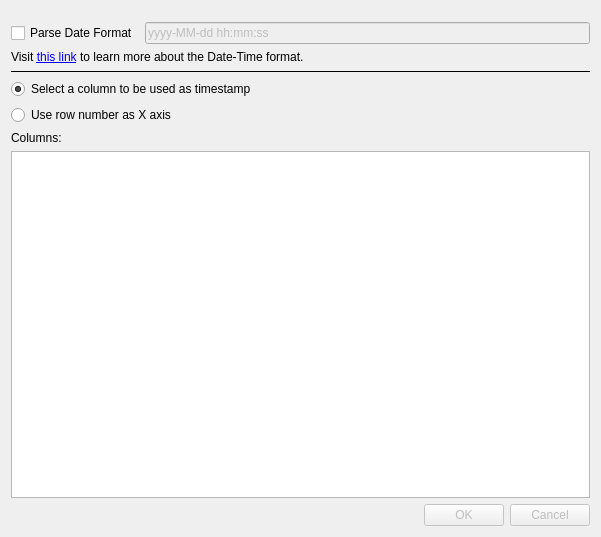
<?xml version="1.0" encoding="UTF-8"?>
<ui version="4.0">
 <class>DialogParquet</class>
 <widget class="QDialog" name="DialogParquet">
  <property name="geometry">
   <rect>
    <x>0</x>
    <y>0</y>
    <width>601</width>
    <height>537</height>
   </rect>
  </property>
  <property name="minimumSize">
   <size>
    <width>600</width>
    <height>0</height>
   </size>
  </property>
  <property name="windowTitle">
   <string>Parquet Loader</string>
  </property>
  <layout class="QVBoxLayout" name="verticalLayout">
   <item>
    <layout class="QVBoxLayout" name="verticalLayout_2">
     <item>
      <layout class="QHBoxLayout" name="horizontalLayout_2">
       <property name="topMargin">
        <number>11</number>
       </property>
       <item>
        <widget class="QCheckBox" name="checkBoxDateFormat">
         <property name="text">
          <string>Parse Date Format</string>
         </property>
        </widget>
       </item>
       <item>
        <widget class="QLineEdit" name="lineEditDateFormat">
         <property name="enabled">
          <bool>false</bool>
         </property>
         <property name="text">
          <string>yyyy-MM-dd hh:mm:ss</string>
         </property>
         <property name="placeholderText">
          <string>yyyy-MM-dd hh:mm:ss</string>
         </property>
        </widget>
       </item>
      </layout>
     </item>
     <item>
      <widget class="QLabel" name="label_4">
       <property name="text">
        <string>&lt;html&gt;&lt;head/&gt;&lt;body&gt;&lt;p&gt;Visit &lt;a href=&quot;https://doc.qt.io/qt-5/qtime.html#toString&quot;&gt;&lt;span style=&quot; text-decoration: underline; color:#0000ff;&quot;&gt;this link&lt;/span&gt;&lt;/a&gt; to learn more about the Date-Time format.&lt;/p&gt;&lt;/body&gt;&lt;/html&gt;</string>
       </property>
      </widget>
     </item>
     <item>
      <widget class="Line" name="line">
       <property name="frameShadow">
        <enum>QFrame::Plain</enum>
       </property>
       <property name="orientation">
        <enum>Qt::Horizontal</enum>
       </property>
      </widget>
     </item>
     <item>
      <widget class="QRadioButton" name="radioButtonSelect">
       <property name="text">
        <string>Select a column to be used as timestamp</string>
       </property>
       <property name="checked">
        <bool>true</bool>
       </property>
      </widget>
     </item>
     <item>
      <widget class="QRadioButton" name="radioButtonIndex">
       <property name="text">
        <string>Use row number as X axis</string>
       </property>
      </widget>
     </item>
     <item>
      <widget class="QLabel" name="label_3">
       <property name="text">
        <string>Columns:</string>
       </property>
      </widget>
     </item>
     <item>
      <widget class="QListWidget" name="listWidgetSeries"/>
     </item>
    </layout>
   </item>
   <item>
    <widget class="QDialogButtonBox" name="buttonBox">
     <property name="enabled">
      <bool>false</bool>
     </property>
     <property name="orientation">
      <enum>Qt::Horizontal</enum>
     </property>
     <property name="standardButtons">
      <set>QDialogButtonBox::Cancel|QDialogButtonBox::Ok</set>
     </property>
    </widget>
   </item>
  </layout>
 </widget>
 <resources/>
 <connections>
  <connection>
   <sender>buttonBox</sender>
   <signal>accepted()</signal>
   <receiver>DialogParquet</receiver>
   <slot>accept()</slot>
   <hints>
    <hint type="sourcelabel">
     <x>248</x>
     <y>254</y>
    </hint>
    <hint type="destinationlabel">
     <x>157</x>
     <y>274</y>
    </hint>
   </hints>
  </connection>
  <connection>
   <sender>buttonBox</sender>
   <signal>rejected()</signal>
   <receiver>DialogParquet</receiver>
   <slot>reject()</slot>
   <hints>
    <hint type="sourcelabel">
     <x>316</x>
     <y>260</y>
    </hint>
    <hint type="destinationlabel">
     <x>286</x>
     <y>274</y>
    </hint>
   </hints>
  </connection>
 </connections>
</ui>
